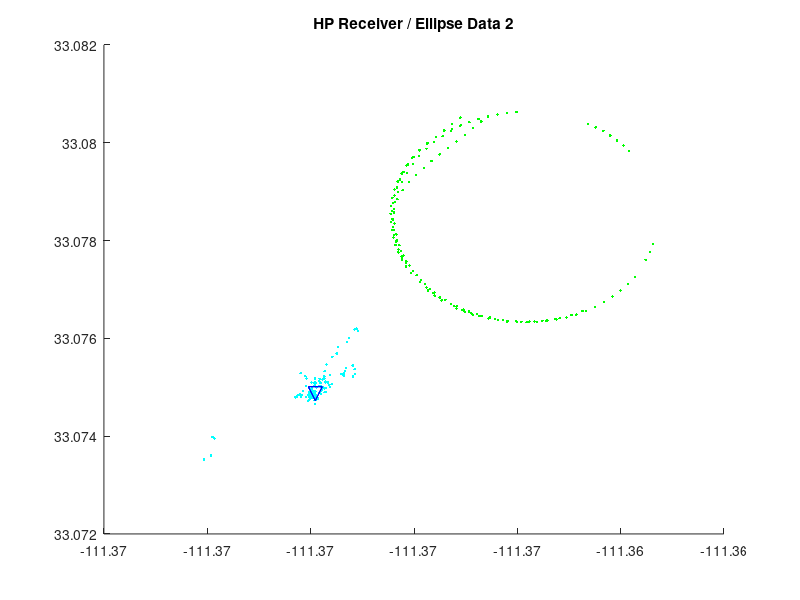

The MATLAB script that drew this image: (Note: this script raises an error after producing the figure.)
function [] = hpSet2()
close all; clear; clc; load('set2data.mat');
%HP Plot
figure();hold on;title('HP Receiver / Ellipse Data 2');

for i = 1: hpElements
    plot(hpPlatLon(i), hpPlatLat(i), '.g');
    plot(hpSourceLon(i), hpSourceLat(i), '.c');
end
plot(transmitterLocation(1),transmitterLocation(2), '-vb','MarkerSize',10);


plot(transmitterLocation(1),transmitterLocation(2), '-vb','MarkerSize',10);
for i = 1: hpElements
    majorAxis(i) = (semiMajorRadius(i)/110)*.001;%Assume that the major axis is longitude(x axis)
    minorAxis(i) = (semiMinorRadius(i)/93)*.001;
    ellipseGeneration(majorAxis(i),minorAxis(i),ellipseTilt(i), hpSourceLon(i),...
        hpSourceLat(i), 'r');
end
xlabel('Longitude'); ylabel('Latitude');
end
